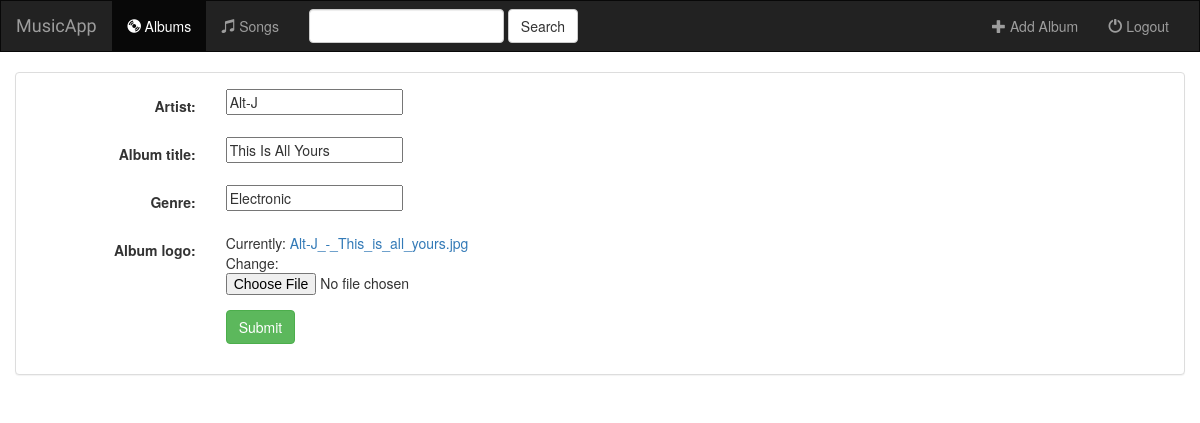
The page /web0/album/4/ on the database its author committed.
### web0/models.py (models this page shows, shortened)
class Album(models.Model):
	artist = models.CharField(max_length = 255)
	album_title = models.CharField(max_length = 255)
	genre = models.CharField(max_length = 255)
	album_logo = models.FileField()

### web0/views.py (the view)
# urls.py: url(r'album/(?P<album_id>[0-9]+)/$', views.AlbumUpdate.as_view(), name='album-update'),
class  AlbumUpdate(UpdateView):
	model = Album
	fields = ['artist', 'album_title', 'genre', 'album_logo']
	pk_url_kwarg = "album_id"

### web0/templates/web0/album_form.html (shortened to what this page needs)
{%extends 'web0/base.html' %}
{% block body %}
	<div class="container-fluid">
		<div class="panel panel-default">
			<div class="panel-body">
				<form class="form-horizontal" action="" method="post" enctype="multipart/form-data">
					{%include 'web0/form-template.html'%}
					<div class="form-group">
						<div class="col-sm-offset-2 col-sm-10">
							<button type="submit" class="btn btn-success">Submit</button>
						</div>
					</div>
				</form>
			</div>
		</div>
	</div>
{% endblock %}

### web0/templates/web0/form-template.html (shortened to what this page needs)
{%for field in form%}
	<div class="form-group">
		<div class="col-sm-offset-2 col-sm-10">
		</div>
		<label class="control-label col-sm-2">{{field.label_tag}}</label>
		<div class="col-sm-10">{{field}}</div>
	</div>
{%endfor%}

### web0/static/web0/style.css (style rules this page uses)
body { background: white url("images/background.jpg") }

### rows shown on the page
Album: form "Alt-J" "This Is All Yours" "Electronic"

### other values the page prints
{{ field.label_tag }} "Artist:" "Album title:" "Genre:" "Album logo:"
